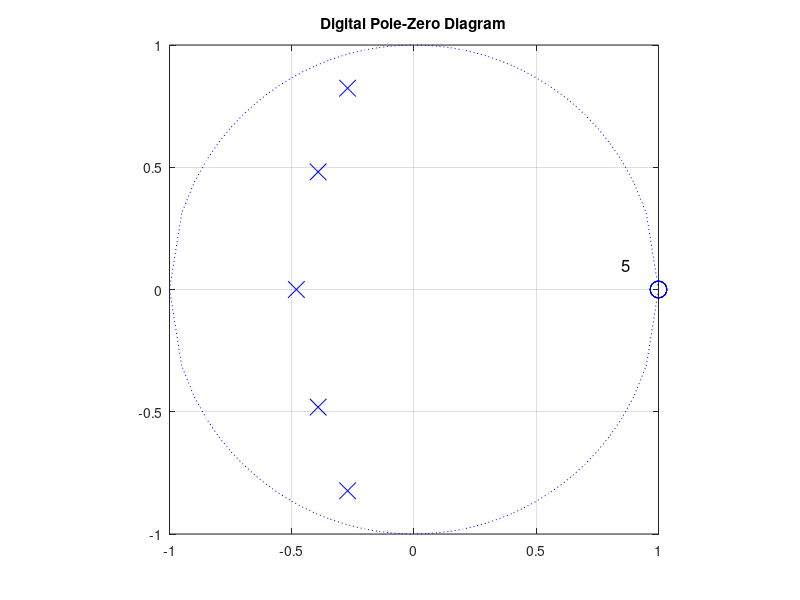
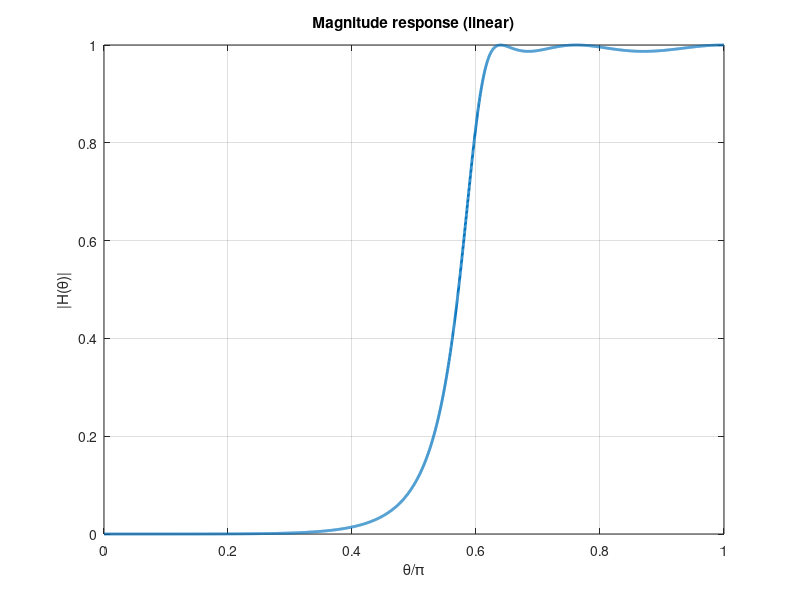
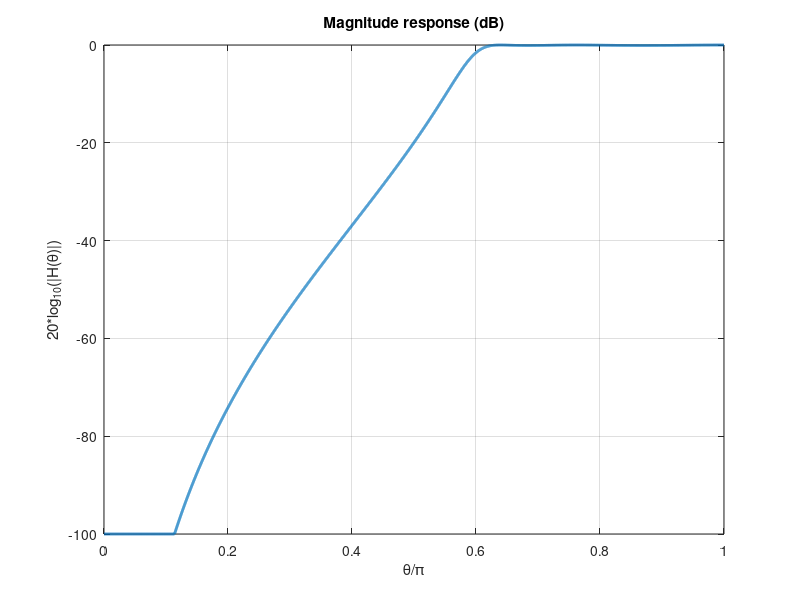
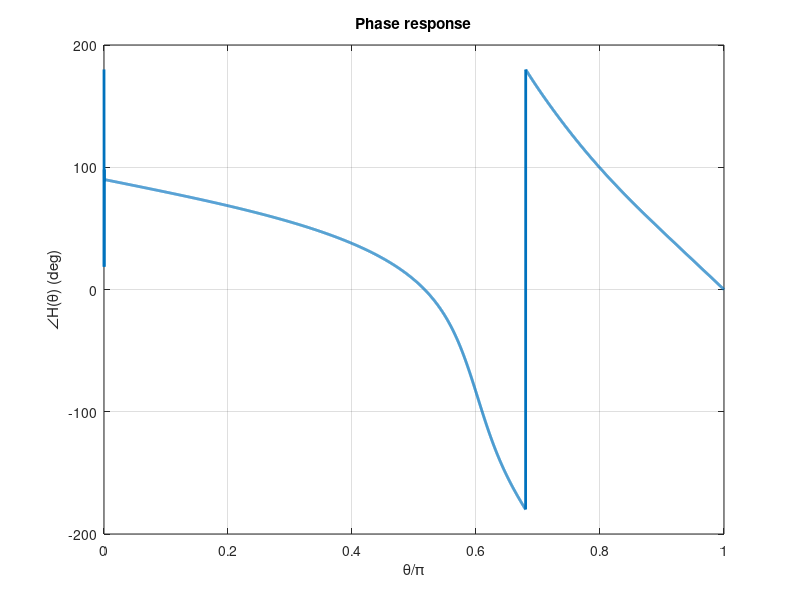

MATLAB code to generate these figures, in order:
clear all;format compact;format long;clc;
%close all;
Ap=1;As=41;
fp=2500;fs=1500;fsampling=8000;
excess='pass';

%f (Hz) to theta (rad)
thetap=2*pi*fp/fsampling
thetas=2*pi*fs/fsampling

%Prewarp (theta to w (rad/s))
wp=2*fsampling*tan(thetap/2)
ws=2*fsampling*tan(thetas/2)

%Backward Transformation
Wp=1
Ws=wp/ws

%Order n
n=acosh(sqrt((10^(0.1*As)-1)/(10^(0.1*Ap)-1)))/acosh(Ws)
n=ceil(n)

%Recalculation of Ap and As
Ap1=Ap;
As1=As;
if excess == lower('pass')
    Ap1=10*log10(1+(10^(0.1*As1)-1)/cosh(n*acosh(Ws))^2);
    epsilon1=sqrt(10^(0.1*Ap1)-1)    ;
else
    As1=10*log10(1+(10^(0.1*Ap1)-1)*cosh(n*acosh(Ws))^2);
end   
Ap1
As1
ep1=sqrt(10^(0.1*Ap1)-1)

%Normalized lowpass poles and zeros
%There are n zeros at S = inf.
a=(1/n)*asinh(1/sqrt(10^(0.1*Ap1)-1))
k=0:ceil((n-3)/2);
Sa=-sinh(a)*sin(pi*(2*k+1)/(2*n))+j*cosh(a)*cos(pi*(2*k+1)/(2*n));
Sa=[Sa,conj(Sa)];
Sa=cplxpair(Sa);
Sb=reshape(Sa,[2,ceil((n-1)/2)])
S=Sa;
if rem(n,2)==1 S=[-sinh(a),Sa]; end
S
SZ=realmax*ones(1,n)

%Frequency transformation  
wo=wp;
s=wp./S
sz=wp./SZ

%Digital poles and zeros
pa=(2*fsampling+s)./(2*fsampling-s);
za=(2*fsampling+sz)./(2*fsampling-sz);
pa=cplxpair(pa);
za=cplxpair(za);
if rem(n,2)==1 p=[pa,0];z=[za,0]; else p=pa;z=za; end
p
z
p1=reshape(p,[2,floor((n+1)/2)])
z1=reshape(z,[2,floor((n+1)/2)])
DenSOS=[ones(1,floor((n+1)/2));-sum(p1);prod(p1)]
NumSOS=[ones(1,floor((n+1)/2));-sum(z1);prod(z1)]

%b0
b0=abs([1 -1 1]*DenSOS)./abs([1 -1 1]*NumSOS)
if rem(n,2)==0
    b0=10^(-0.05*Ap1/(n/2))*b0;
end
b0
Den=poly(p);
Num=poly(z);
singleb0=prod(b0)
%Plots
x=-1:0.05:1;
ty=sqrt(1-x.^2);
figure(1);
plot(x,ty,':b',x,-ty,':b');
hold on;
plot(real(pa),imag(pa),'bx','MarkerSize',12);hold on;
plot(real(za),imag(za),'bo','MarkerSize',12);grid on;
axis([-1,1,-1,1]);axis square;
nstr=num2str(n);
text(0.85,0.1,nstr,'FontSize',12);
title('Digital Pole-Zero Diagram');hold off;
M=5000;
theta=0:pi/M:pi;
Q=exp(-j*[0:2]'*theta);
H=singleb0*Num*exp(-j*[0:length(Num)-1]'*theta) ...
./(Den*exp(-j*[0:length(Den)-1]'*theta));
figure(2);plot(theta/pi,abs(H),'LineWidth',2);grid on;
xlabel('\theta/\pi');ylabel('|H(\theta)|');
title('Magnitude response (linear)');
Mag=20*log10(abs(H));
Th=-100;
Mag=(Mag >= Th).*Mag + Th*(Mag < Th);
figure(3);plot(theta/pi,Mag,'LineWidth',2);grid on;
xlabel('\theta/\pi');ylabel('20*log_1_0(|H(\theta)|)');
title('Magnitude response (dB)');
figure(4);plot(theta/pi,angle(H)*180/pi,'LineWidth',2);grid on;
xlabel('\theta/\pi');ylabel('\angleH(\theta) (deg)');
title('Phase response');
H0=abs(H(1));
H1=abs(H(length(H)));
thetao=2*atan(wo/(2*fsampling));
thetac=[thetap,thetas,thetao];
Qc=exp(-j*[0:2]'*thetac);
Hc=singleb0*Num*exp(-j*[0:length(Num)-1]'*thetac) ...
./(Den*exp(-j*[0:length(Den)-1]'*thetac));
Hc=20*log10(abs(Hc));
Ap1
As1




